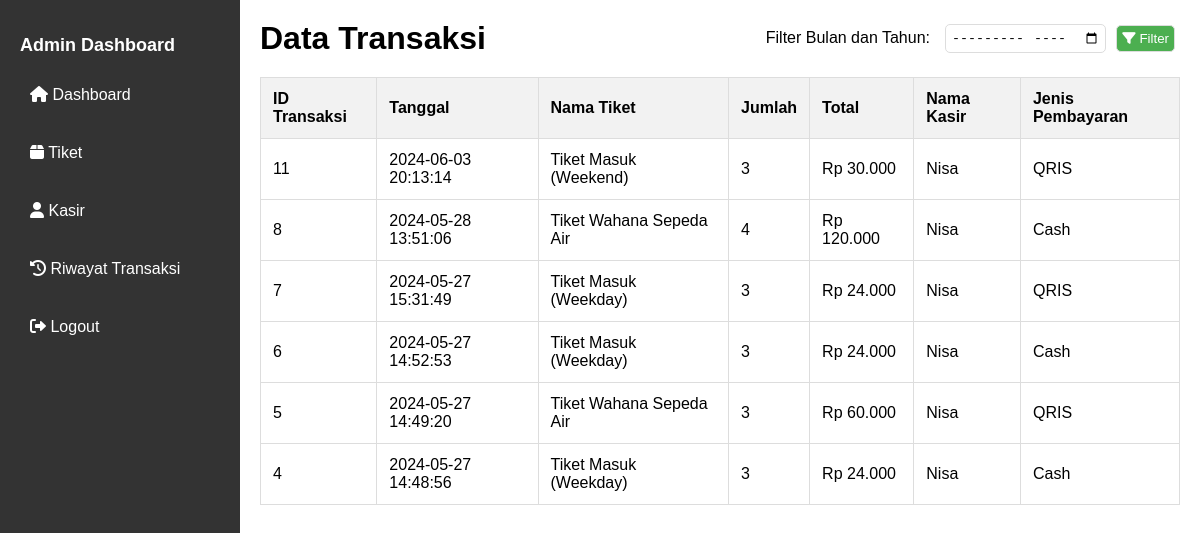
The app's page /pages/transaksi.php (signed in) with its own data.
### tables this page shows
CREATE TABLE `riwayat_transaksi` (
  `id_transaksi` int(11) NOT NULL,
  `jumlah` int(11) DEFAULT NULL,
  `waktu` datetime DEFAULT NULL,
  `totalharga` float DEFAULT NULL,
  `id_tiket` int(11) DEFAULT NULL,
  `id_pegawai` int(11) DEFAULT NULL,
  `jenispembayaran` varchar(100) DEFAULT NULL,
  `jumlah_uang` float NOT NULL
);

CREATE TABLE `tiket` (
  `id_tiket` int(11) NOT NULL,
  `harga` float DEFAULT NULL,
  `nama` varchar(100) DEFAULT NULL
);

CREATE TABLE `pegawai` (
  `id_pegawai` int(11) NOT NULL,
  `role` int(11) DEFAULT NULL,
  `nama` varchar(100) DEFAULT NULL,
  `password` varchar(100) NOT NULL
);

### pages/transaksi.php (the view, shortened to what this page needs)
<?php
require '../config.php';
function getTransaksi($pdo, $year = null, $month = null) {
    $sql = 'SELECT rt.id_transaksi, rt.waktu, rt.jumlah, rt.totalharga, rt.jenispembayaran, t.nama AS nama_tiket, p.nama AS nama_pegawai
            FROM riwayat_transaksi rt
            JOIN tiket t ON rt.id_tiket = t.id_tiket
            JOIN pegawai p ON rt.id_pegawai = p.id_pegawai';
    $params = [];
    $sql .= ' ORDER BY rt.waktu DESC';
    $stmt = $pdo->prepare($sql);
    $stmt->execute($params);
    return $stmt->fetchAll(PDO::FETCH_ASSOC);
}
$transaksi = getTransaksi($pdo);
?>
<!DOCTYPE html>
<html lang="en">
<head>
    <link rel="stylesheet" href="../css/styles.css">
    <link rel="stylesheet" href="https://cdnjs.cloudflare.com/ajax/libs/font-awesome/6.0.0-beta3/css/all.min.css">
</head>
<body>
    <div class="container">
        <aside class="sidebar">
            <h2>Admin Dashboard</h2>
            <nav>
                <ul>
                    <li><a href="index.php"><i class="fas fa-home"></i> Dashboard</a></li>
                    <li><a href="barang.php"><i class="fas fa-box"></i> Tiket</a></li>
                    <li><a href="kasir.php"><i class="fas fa-user"></i> Kasir</a></li>
                    <li><a href="transaksi.php"><i class="fas fa-history"></i> Riwayat Transaksi</a></li>
                    <li><a href="../logout.php"><i class="fas fa-sign-out-alt"></i> Logout</a></li>
                </ul>
            </nav>
        </aside>
        <main class="main-content">
            <header>
                <h1>Data Transaksi</h1>
                <div class="filters">
                    <label for="filter-month">Filter Bulan dan Tahun:</label>
                    <input type="month" id="filter-month">
                    <button id="filter-button"><i class="fas fa-filter"></i> Filter</button>
                </div>
            </header>
            <table>
                <thead>
                    <tr>
                        <th>ID Transaksi</th>
                        <th>Tanggal</th>
                        <th>Nama Tiket</th>
                        <th>Jumlah</th>
                        <th>Total</th>
                        <th>Nama Kasir</th>
                        <th>Jenis Pembayaran</th>
                    </tr>
                </thead>
                <tbody id="transaksi-body">
                    <?php if (count($transaksi) > 0): ?>
                        <?php foreach ($transaksi as $trans): ?>
                            <tr>
                                <td><?= $trans['id_transaksi'] ?></td>
                                <td><?= $trans['waktu'] ?></td>
                                <td><?= $trans['nama_tiket'] ?></td>
                                <td><?= $trans['jumlah'] ?></td>
                                <td>Rp <?= number_format($trans['totalharga'], 0, ',', '.') ?></td>
                                <td><?= $trans['nama_pegawai'] ?></td>
                                <td><?= $trans['jenispembayaran'] ?></td>
                            </tr>
                        <?php endforeach; ?>
                    <?php else: ?>
                        <tr>
                            <td colspan="7">Tidak ada data transaksi.</td>
                        </tr>
                    <?php endif; ?>
                </tbody>
            </table>
        </main>
    </div>
</body>
</html>

### css/styles.css (style rules this page uses)
body { margin: 0; font-family: Arial, sans-serif; height: 100vh; overflow: hidden; display: flex; }
.container { display: flex; flex: 1; height: 100%; overflow: hidden; }
.sidebar { width: 200px; background-color: #2C3E50; color: white; padding: 20px; }
.sidebar h2 { font-size: 18px; }
.sidebar nav ul { list-style: none; padding: 0; }
.sidebar nav ul li { margin: 20px 0; }
.sidebar nav ul li a { color: white; text-decoration: none; }
.main-content { flex: 1; padding: 20px; overflow-y: auto; }
header { display: flex; justify-content: space-between; align-items: center; }
header h1 { margin: 0; }
.filters { display: flex; align-items: center; gap: 10px; }
table { width: 100%; border-collapse: collapse; margin-top: 20px; }
table, th, td { border: 1px solid #ddd; }
th, td { padding: 12px; text-align: left; }
th { background-color: #f2f2f2; }
button { padding: 5px 10px; margin-right: 5px; border: none; cursor: pointer; }

### pages/transaksi.php (style rules this page uses)
.sidebar { background-color: #333; color: white; padding: 20px; height: 100%; }
.sidebar h2 { margin-bottom: 20px; }
.sidebar ul { list-style-type: none; padding: 0; }
.sidebar ul li { margin-bottom: 10px; }
.sidebar ul li a { color: white; text-decoration: none; display: block; padding: 10px; border-radius: 5px; }
.container { display: flex; height: 100vh; }
.main-content { flex: 1; padding: 20px; }
.main-content header { display: flex; justify-content: space-between; align-items: center; margin-bottom: 20px; }
.main-content h1 { margin: 0; }
.filters { display: flex; gap: 10px; align-items: center; }
.filters label { margin-right: 5px; }
.filters input, .filters button { padding: 5px; border: 1px solid #ddd; border-radius: 5px; }
.filters button { background-color: #4CAF50; color: white; cursor: pointer; transition: background-color 0.3s ease; }
table { width: 100%; border-collapse: collapse; margin-bottom: 20px; }
table th, table td { padding: 12px; border: 1px solid #ddd; }
table th { background-color: #f2f2f2; text-align: left; }

### records on screen
riwayat_transaksi: id_transaksi "11", waktu "2024-06-03 20:13:14", id_tiket.nama "Tiket Masuk (Weekend)", jumlah "3", totalharga "30.000", id_pegawai.nama "Nisa", jenispembayaran "QRIS"
riwayat_transaksi: id_transaksi "8", waktu "2024-05-28 13:51:06", id_tiket.nama "Tiket Wahana Sepeda Air", jumlah "4", totalharga "120.000", id_pegawai.nama "Nisa", jenispembayaran "Cash"
riwayat_transaksi: id_transaksi "7", waktu "2024-05-27 15:31:49", id_tiket.nama "Tiket Masuk (Weekday)", jumlah "3", totalharga "24.000", id_pegawai.nama "Nisa", jenispembayaran "QRIS"
riwayat_transaksi: id_transaksi "6", waktu "2024-05-27 14:52:53", id_tiket.nama "Tiket Masuk (Weekday)", jumlah "3", totalharga "24.000", id_pegawai.nama "Nisa", jenispembayaran "Cash"
riwayat_transaksi: id_transaksi "5", waktu "2024-05-27 14:49:20", id_tiket.nama "Tiket Wahana Sepeda Air", jumlah "3", totalharga "60.000", id_pegawai.nama "Nisa", jenispembayaran "QRIS"
riwayat_transaksi: id_transaksi "4", waktu "2024-05-27 14:48:56", id_tiket.nama "Tiket Masuk (Weekday)", jumlah "3", totalharga "24.000", id_pegawai.nama "Nisa", jenispembayaran "Cash"
